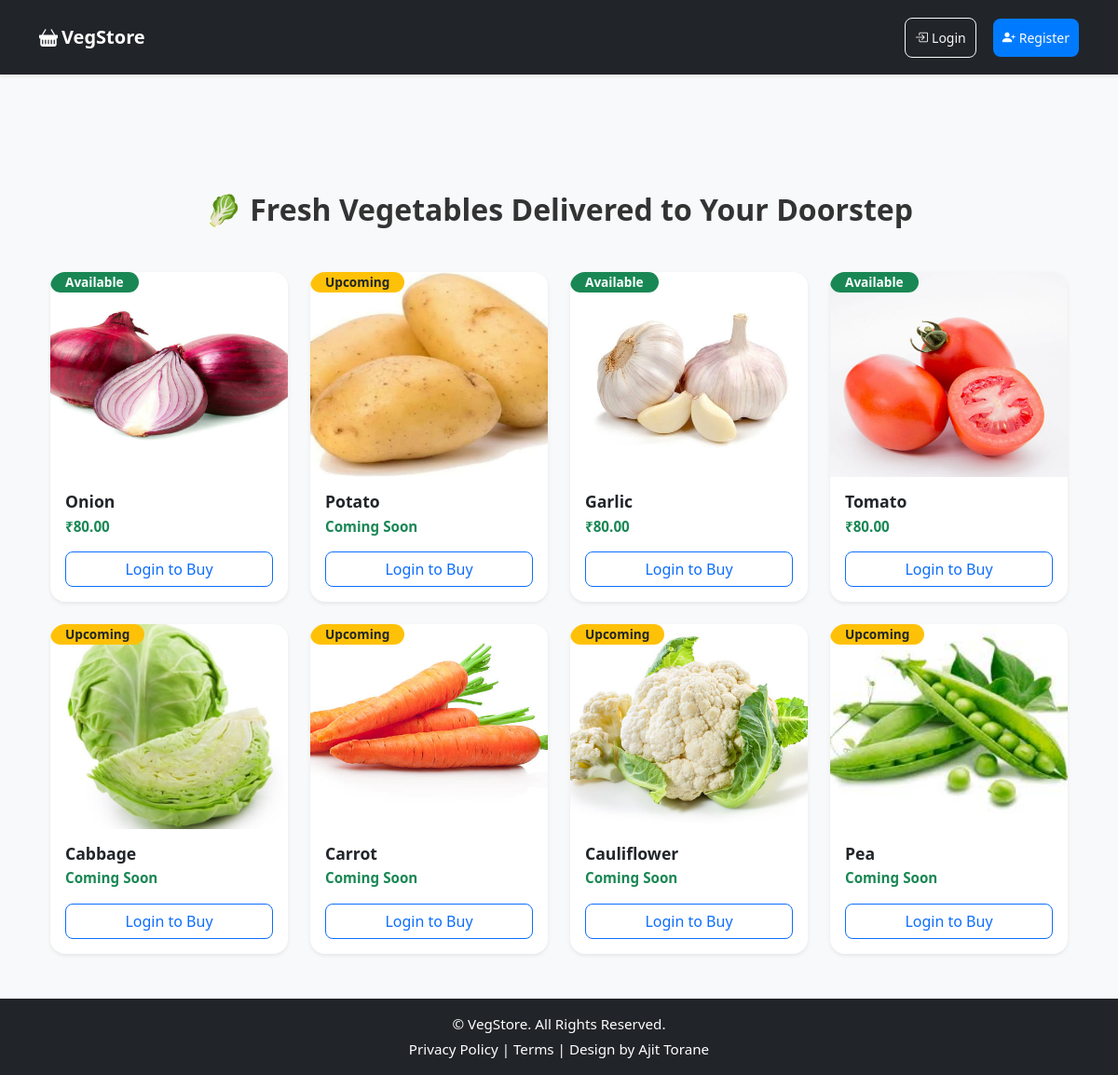
The page / on the database its author committed.
### app.py (models this page shows)
class Product(db.Model):
    id = db.Column(db.Integer, primary_key=True)
    name = db.Column(db.String(150), nullable=False)
    price = db.Column(db.Float, nullable=False)
    image = db.Column(db.String(150), nullable=False)
    status = db.Column(db.String(20), nullable=False, default='available')  # available / upcoming

### app.py (the view)
@app.route('/')
def index():
    products = Product.query.all()
    return render_template('index.html', products=products)

### app.py (called while the page is built)
@app.context_processor
def inject_cart_count():
    if current_user.is_authenticated and not current_user.is_admin:
        count = Order.query.filter_by(user_id=current_user.id).count()
    else:
        count = 0
    return dict(cart_count=count)

### templates/index.html (shortened to what this page needs)
{% extends 'base.html' %}
{% block content %}
<link rel="stylesheet" href="{{ url_for('static', filename='css/style.css') }}">
<div class="container mt-5">
  <h2 class="mb-5 fw-bold text-center">
    🥬 Fresh Vegetables Delivered to Your Doorstep
  </h2>
  <div class="row g-4">
    {% for product in products %}
    <div class="col-lg-3 col-md-4 col-sm-6">
      <div class="card h-100 shadow-sm border-0 rounded-4 overflow-hidden position-relative hover-scale">
        <img src="{{ url_for('static', filename='images/' ~ product.image) }}"
             class="card-img-top"
             alt="{{ product.name }}"
             style="height:220px; object-fit:cover; transition: transform 0.3s;">
        {% if product.status == 'available' %}
        <span class="badge position-absolute top-2 start-2 bg-success text-white px-3 py-1 rounded-pill">
          Available
        </span>
        {% else %}
        <span class="badge position-absolute top-2 start-2 bg-warning text-dark px-3 py-1 rounded-pill">
          Upcoming
        </span>
        {% endif %}
        <div class="card-body d-flex flex-column">
          <h5 class="fw-semibold mb-1">{{ product.name }}</h5>
          <p class="text-success fw-bold mb-3">
            {% if product.status == 'available' %}
              ₹{{ "%.2f"|format(product.price) }}
            {% else %}
              Coming Soon
            {% endif %}
          </p>
          {% if current_user.is_authenticated %}
            {% if product.status == 'available' %}
            <form action="{{ url_for('add_to_cart', id=product.id) }}" method="POST" class="mt-auto">
             <button type="submit"
        class="btn btn-primary w-100 btn-hover add-to-cart-btn"
        data-product-id="{{ product.id }}">
  🛒 Add to Cart
</button>
            </form>
            {% else %}
            <button class="btn btn-secondary w-100 mt-auto" disabled>Coming Soon</button>
            {% endif %}
          {% else %}
            <a href="{{ url_for('login') }}" class="btn btn-outline-primary w-100 mt-auto">Login to Buy</a>
          {% endif %}
        </div>
      </div>
    </div>
    {% endfor %}
  </div>
</div>
{% endblock %}

### static/css/style.css (style rules this page uses)
* { box-sizing: border-box; }
body { font-family: 'Segoe UI', Tahoma, Geneva, Verdana, sans-serif; background-color: #f8f9fa; color: #333; margin: 0; padding: 0; min-height: 100vh; display: flex; flex-direction: column; }
.card { border-radius: 14px; overflow: hidden; background: #fff; box-shadow: 0 3px 8px rgba(0, 0, 0, 0.1); transition: transform 0.3s ease, box-shadow 0.3s ease; }
.card img { height: 180px; width: 100%; object-fit: cover; transition: transform 0.4s ease; }
.card-body { padding: 16px; }
.card-body h5 { font-size: 1.1rem; margin-bottom: 6px; font-weight: 600; }
.card-body p { font-size: 0.95rem; color: #555; }
.btn { border-radius: 8px; font-weight: 500; }
.badge { font-size: 0.85rem; padding: 6px 10px; font-weight: 600; border-radius: 6px; }
.hover-scale img { transition: transform 0.3s ease; }

### templates/base.html (style rules this page uses)
body { min-height: 100vh; display: flex; flex-direction: column; }

### rows shown on the page
Product: image (picture), status "Available", name "Onion", price "80.00"
Product: image (picture), status "Upcoming", name "Potato"
Product: image (picture), status "Available", name "Garlic", price "80.00"
Product: image (picture), status "Available", name "Tomato", price "80.00"
Product: image (picture), status "Upcoming", name "Cabbage"
Product: image (picture), status "Upcoming", name "Carrot"
Product: image (picture), status "Upcoming", name "Cauliflower"
Product: image (picture), status "Upcoming", name "Pea"
